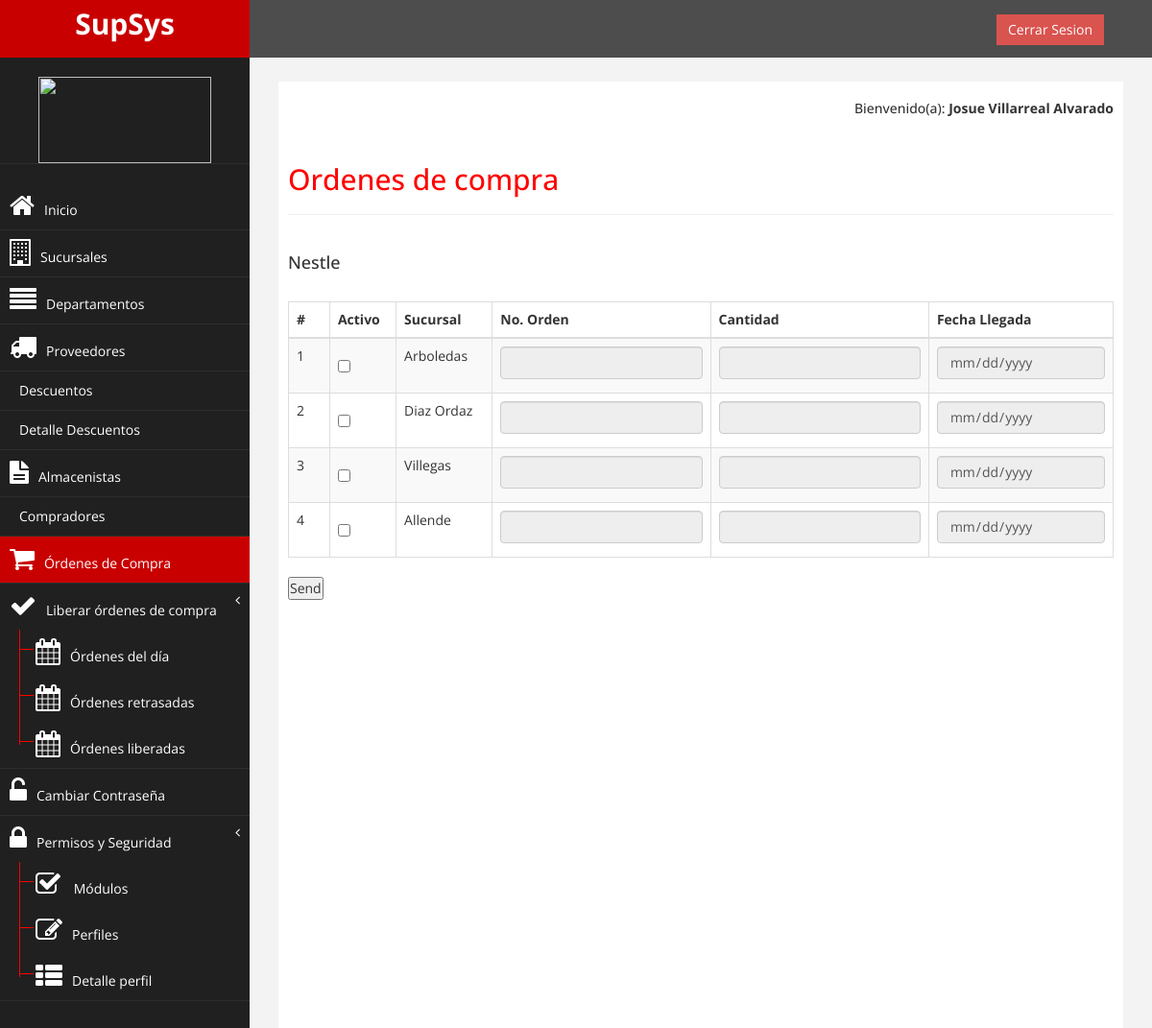
Page /orden_compra/detalle_orden_compra.php (signed in) on the committed database.
### tables this page shows
CREATE TABLE `proveedores` (
  `id` int(11) NOT NULL AUTO_INCREMENT,
  `numero_proveedor` int(11) DEFAULT NULL,
  `proveedor` text,
  `nombre_vendedor` text,
  `nombre_supervisor` text,
  `tel_empresa` text,
  `cel_vendedor` text,
  `cel_supervisor` text,
  `correo_vendedor` text,
  `correo_supervisor` text,
  `plazo_pago` text,
  `cambios` text,
  `promociones` text,
  `promotoria` text,
  `periodo_visita` text,
  `flete` text,
  `fecha` date DEFAULT NULL,
  `hora` time DEFAULT NULL,
  `activo` int(11) DEFAULT NULL,
  `usuario` int(11) DEFAULT NULL,
  PRIMARY KEY (`id`)
);

CREATE TABLE `sucursales` (
  `id` int(11) NOT NULL AUTO_INCREMENT,
  `nombre` text,
  `direccion` text,
  `fecha` date DEFAULT NULL,
  `hora` time DEFAULT NULL,
  `activo` int(11) DEFAULT NULL,
  `usuario` int(11) DEFAULT NULL,
  PRIMARY KEY (`id`)
);

### orden_compra/tabla_sucursales.php (the view, shortened to what this page needs)
<head>
</head>
<?php
include '../configuracion/conexion.php';
	$qry = "SELECT id, nombre  FROM sucursales WHERE activo = '1'";
	$consulta = mysqli_query($conexion, $qry);
 ?>
 <form id="sendform" method="post" action="#">
	<div class="table-responsive">
		<table id="example" class="table table-striped table-bordered" cellspacing="0" width="100%">
	        <thead>
	            <tr>
	                <th width="5%">#</th>
	                <th>Activo</th>
	                <th>Sucursal</th>
	                <th>No. Orden</th>
	                <th>Cantidad</th>
	                <th>Fecha Llegada</th>
	            </tr>
	        </thead>
	        <tbody>
	        <?php
	        	while($row = mysqli_fetch_array($consulta))
				{	?>
					<tr >
						<td>
							<?php echo $row[0]; ?>
						</td>
						<td>
							<div class="checkbox">
								<label><input type="checkbox" class="js"></label>
							</div>
						</td>
						<td>
							<?php echo $row[1]; ?>
						</td>
						<td>
							<input type="text" class="form-control" disabled="true" name="member[shortname][]">
						</td>
						<td>
							<input type="text" class="form-control" disabled="true" name="member[fullname][]">
						</td>
						<td>
							<input type="date" class="form-control" disabled="true">
						</td>
					</tr>
				<?php
				}
				 ?>
	        </tbody>
		</table>
	</div>
    <input type="submit" value="Send" />
	</form>

### orden_compra/detalle_orden_compra.php (shortened to what this page needs)
<?php
include("../global_seguridad/verificar_sesion.php");
$nombre=$_SESSION["s_IdPersona"];
$qry = "SELECT id, numero_proveedor, proveedor, nombre_vendedor, cel_vendedor, correo_vendedor FROM proveedores";
$consulta = mysqli_query($conexion, $qry);
$proveedor = mysqli_fetch_row($consulta);
?>
<!DOCTYPE html>
<html xmlns="http://www.w3.org/1999/xhtml">
<head>
	<link rel="stylesheet" type="text/css" href="../assets/css/dataTables.bootstrap.min.css">
	<link rel="stylesheet" href="../assets/css/bootstrap.css"  />
	<link rel="stylesheet" href="../assets/css/font-awesome.css"  />
	<link rel="stylesheet" href="../assets/css/custom.css"  />
	<link rel="stylesheet" href="../assets/css/responsiveslides.css">
	<link rel="stylesheet" href="../assets/css/demo.css">
	<link rel="stylesheet" href="../assets/css/dataTables.bootstrap.min.css">
	<link rel="stylesheet" href="../assets/plugins/select2/select2.css" />
	<link rel="stylesheet" href="../assets/css/personal.css"/>
</head>
<body>
	<div id="wrapper">
		<nav class="navbar navbar-default navbar-cls-top " role="navigation" style="margin-bottom: 0">
			<div class="navbar-header">
                <a class="navbar-brand" href="index.php">SupSys</a>
            </div>
            <div style="color: white; padding: 15px 50px 5px 50px; float: right; font-size: 16px;">  &nbsp; <a href="../login/cerrarsesion.php" class="btn btn-danger square-btn-adjust">Cerrar Sesion</a></div>
		</nav>
		<nav class="navbar-default navbar-side" role="navigation">
		</nav>
		<div id="page-wrapper" >
			<div id="page-inner">
				<div class="row">
					<div class="col-md-12">
						<h5 align="right">Bienvenido(a): <b><?php echo "$nombre" ;?></b></h5><br>
						<h2>Ordenes de compra</h2>
						<hr>
					</div>
				</div>
				<div class="row">
					<div class="col lg 12">
						<div class="col-md-12">
							<h4 align="left"><?php echo $proveedor[2]; ?></h4>
							<br>
						</div>
					</div>
				</div>
				<div class="row">
					<div class="col-lg-12">
						<?php include'tabla_sucursales.php' ?>
					</div>
				</div>
			</div>
		</div>
</body>
</html>

### assets/css/custom.css (style rules this page uses)
body { font-family: 'Open Sans', sans-serif; }
#wrapper { width: 100%; background:#202020; }
#page-wrapper { padding: 15px 15px; min-height: 600px; background:#F3F3F3; }
#page-inner { width:100%; margin:10px 20px 10px 0px; background-color:#fff!important; padding:10px; min-height:1200px; }
h2 { color: #f00; }
h4 { padding-top:10px; }
.square-btn-adjust { border: 0px solid transparent; -webkit-border-radius: 0px; -moz-border-radius: 0px; border-radius: 0px; }
.navbar-cls-top .navbar-brand { color: #fff; background: #C90000; width: 260px; text-align: center; height: 60px; font-size: 30px; font-weight: 700; }
.navbar-side { border:none; background-color: #202020; }
.navbar-cls-top { background:#4D4D4D; border-bottom:none; }
.navbar-default { border:0px solid black; }
.navbar-header { background: #A70303; }
@media (min-width:768px) { #page-wrapper { margin: 0 0 0 260px; padding: 15px 30px; min-height: 1200px; } }
@media (min-width:768px) { .navbar-side { z-index: 1; position: absolute; width: 260px; } }
@media (min-width:768px) { .navbar { border-radius: 0px; } }

### assets/css/demo.css (style rules this page uses)
* { margin: 0; padding: 0; }
a { color: #fff; text-decoration: none; }

### rows in the picture
proveedores: proveedor "Nestle"
sucursales: id "1", nombre "Arboledas"
sucursales: id "2", nombre "Diaz Ordaz"
sucursales: id "3", nombre "Villegas"
sucursales: id "4", nombre "Allende"

### other values in the picture
$nombre "Josue Villarreal Alvarado"
